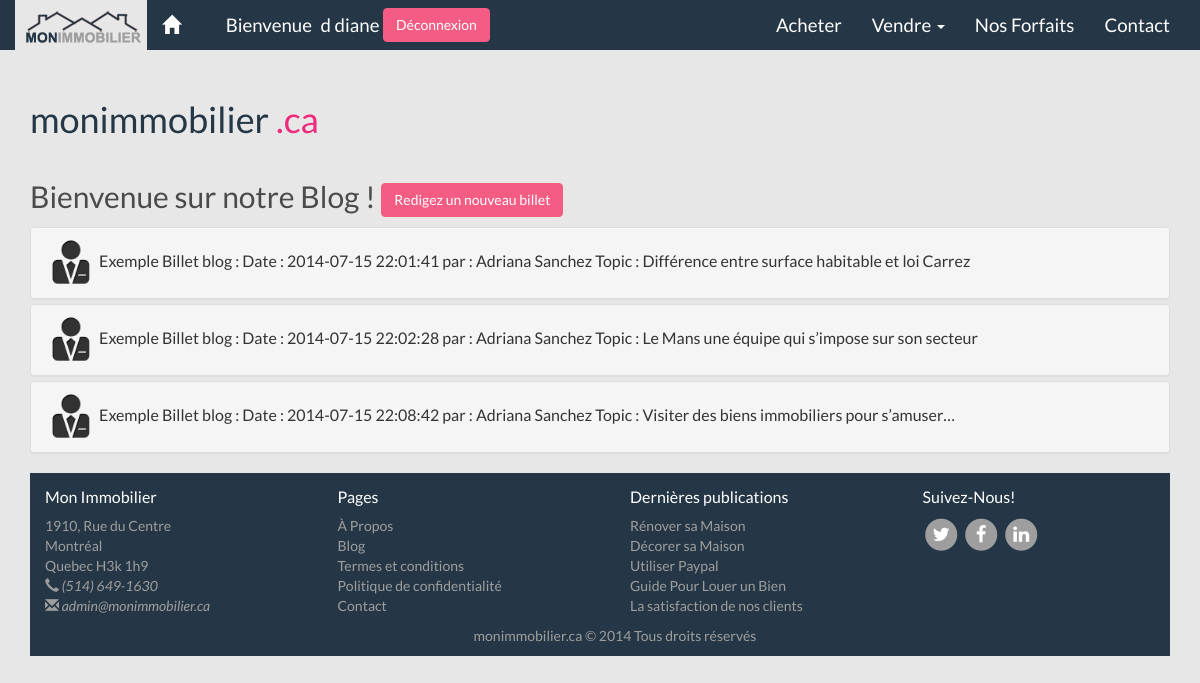
/index.php?page=blog (signed in), run on the app's committed database.
### tables this page shows
CREATE TABLE IF NOT EXISTS `mi_billets` (
  `ID_billet` int(11) NOT NULL AUTO_INCREMENT,
  `ID_user` int(11) NOT NULL,
  `titre_billet` varchar(50) NOT NULL,
  `contenue_billet` text NOT NULL,
  `Date` timestamp NOT NULL DEFAULT CURRENT_TIMESTAMP ON UPDATE CURRENT_TIMESTAMP,
  PRIMARY KEY (`ID_billet`),
  KEY `ID_user` (`ID_user`)
);

CREATE TABLE IF NOT EXISTS `mi_utilisateurs` (
  `ID_utilisateurs` int(11) NOT NULL AUTO_INCREMENT,
  `nom` varchar(50) NOT NULL,
  `prenom` varchar(30) NOT NULL,
  `courriel` varchar(50) NOT NULL,
  `nom_utilisateur` varchar(20) NOT NULL,
  `mot_de_passe` varchar(256) NOT NULL,
  `sexe` enum('M','F') NOT NULL,
  `DOB` date NOT NULL,
  `ID_adresse` int(11) NOT NULL,
  `ID_forfait` int(11) DEFAULT NULL,
  `ID_agence` int(11) DEFAULT NULL,
  `ID_photo` int(11) DEFAULT NULL,
  `ID_role` int(11) NOT NULL,
  `telephone_utilisateur` varchar(20) NOT NULL,
  PRIMARY KEY (`ID_utilisateurs`),
  KEY `ID_adresse` (`ID_adresse`),
  KEY `ID_forfait` (`ID_forfait`),
  KEY `ID_agence` (`ID_agence`),
  KEY `ID_photo` (`ID_photo`),
  KEY `ID_role` (`ID_role`)
);

### index.php (called while the page is built, shortened)
<?php session_start();
	require_once("./config.php");
        require_once("./gabarit.projet.php");
?>

### config.php (called while the page is built, shortened)
<?php
	function mon_autoloader($class)
	{
		$dossierClasse = array('modeles/', 'vues/','vues/blog/','vues/espaceAgences/', 'lib/', '' );
	}
?>

### modeles/BD.class.php (called while the page is built, shortened)
<?php
class BD {
    private static $instance = null;
    private $idbd;
    private function __construct($base, $param) {
        $this->idbd = new mysqli(HOST,USER,PASS,$base);
        $this->idbd->set_charset("utf8");
    }
    public static function getInstance($base, $param) {
        if(is_null(self::$instance)) {
            self::$instance = new BD($base, $param);
        }
        return self::$instance;
    }
    public function getBD(){
        return $this->idbd;
    }
}
?>

### modeles/ModeleBlog.class.php (called while the page is built, shortened)
<?php
	class ModeleBlog {
	private $DB;
	function __construct ()
	{
            $this->DB = BD::getInstance("e1395529", "dbconnect");
	}
		public function getBillets()
	{
		$aArticles = Array();
		$res = $this->DB->getBD()->query("Select * from mi_billets");
		if($this->DB->getBD()->affected_rows >0){
                    while($row = $res->fetch_array(MYSQLI_ASSOC)){
                        $aArticles[] = $row;
                    }
		}
		return $aArticles;
	}
		public function getUser($id){
		$res = $this->DB->getBD()->query("Select prenom,nom from mi_utilisateurs where ID_utilisateurs = '".$id ."'");
		if($this->DB->getBD()->affected_rows >0)
		{
                    while($row = $res->fetch_array(MYSQLI_ASSOC)){
                        $user[] = $row;
                    }
		}
		$Auser= $user[0]['prenom']." ". $user[0]['nom'];
		return $Auser;
		}
	}
	?>

### vues/blog/Blog.class.php (the view, shortened to what this page needs)
<?php
class Blog {
        public function afficheContenuBlog() {
        ?>
    <div class="container" id="accueil">
       <div class="panel-group" id="accordion">
		<article>
		<?php
		$blogBillets= new ModeleBlog();
		$articles = $blogBillets->getBillets();
		?>
		<h2>Bienvenue sur notre Blog ! <input type="button" class="btn btn-success " data-toggle="modal" data-target="#redigez" value="Redigez un nouveau billet"></h2>
		<?php
		if(count($articles) >0)
		{
			foreach($articles as $cle => $article)
			{
			?>
			            <div class="panel panel-default">
                <div class="panel-heading">
                    <h4 class="panel-title">
                    <a data-toggle="collapse" data-parent="#accordion" data-target="#collapse<?php echo $article['ID_billet'];?>" href="#collapse<?php echo $article['ID_billet'];?>">
                        <img src="img/account_and_control.png" alt="logo agence" width="50" height="50"/> Exemple Billet blog : Date : <?php echo $article['Date'];?> par : <?php echo $blogBillets->getUser($article['ID_user']);?> Topic : <?php echo $article['titre_billet'];?>
                    </a>
                </h4>
                </div>
					<?php
					$commentaires = $blogBillets->getCommentaires($article['ID_billet']);
					 if(count($commentaires) >0){
					foreach($commentaires as $cles => $commentaire)
			{ ?>
			<p>commentaire par : <?php echo $blogBillets->getUser($article['ID_user']);?> Date : <?php echo $commentaire['Date'];?> </p>
		<?php } }
		else {echo '<p>Aucun commentaire</p>';}?>
            </div>
			<?php
			}
		}
		?>
		</article>
		</div>
        <?php
        }
}

### css/navbar-fixed-top.css (style rules this page uses)
body { padding-top: 70px; background-color: #E7E7E7; }

### css/main.css (style rules this page uses)
html { min-height: 100%; position: relative; }
body { color: #4C4A4A; font-family: 'Lato', Helvetica, sans-serif; font-size: 12pt; }
.btn-success { color: #FFFFFF; text-shadow: none; background-color: #f45c84; border: 1px solid #f45c84; }

### data on the page
mi_billets: Date "2014-07-15 22:01:41", ID_user.nom "Adriana Sanchez", titre_billet "Différence entre surface habitable et loi Carrez"
mi_billets: Date "2014-07-15 22:02:28", ID_user.nom "Adriana Sanchez", titre_billet "Le Mans une équipe qui s’impose sur son secteur"
mi_billets: Date "2014-07-15 22:08:42", ID_user.nom "Adriana Sanchez", titre_billet "Visiter des biens immobiliers pour s’amuser…"

### other printed values
$_SESSION['prenom_utilisateur'] "d"
$_SESSION['nom_utilisateur'] "diane"
